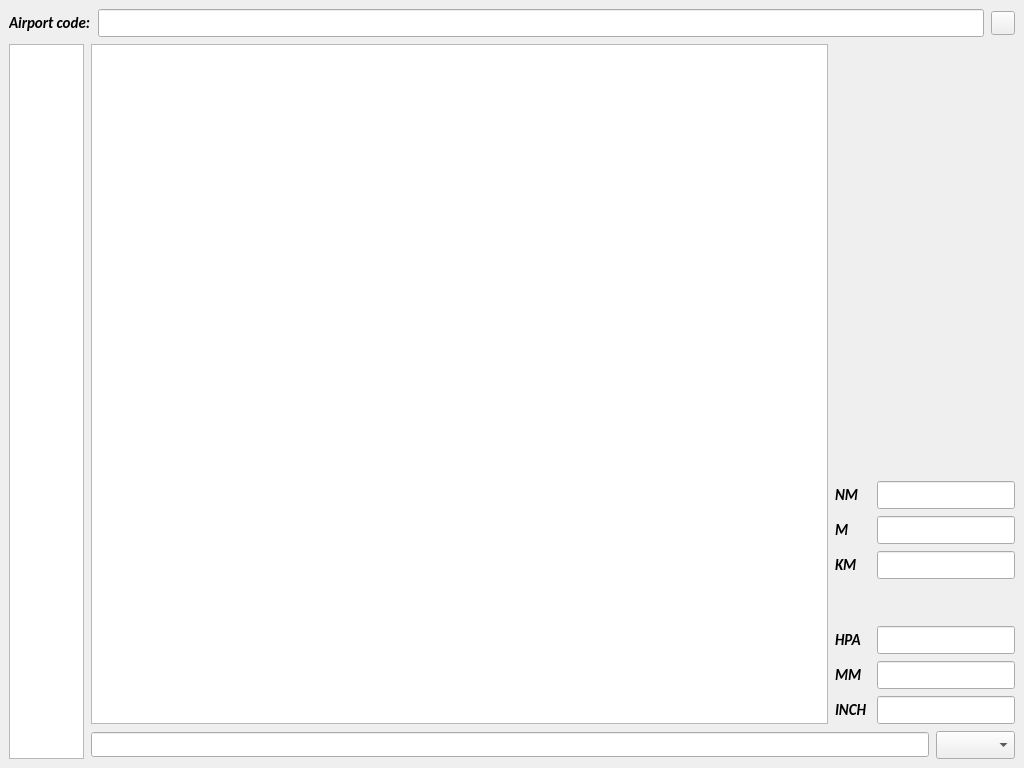
<?xml version="1.0" encoding="UTF-8"?>
<ui version="4.0">
 <class>MainWindow</class>
 <widget class="QMainWindow" name="MainWindow">
  <property name="geometry">
   <rect>
    <x>0</x>
    <y>0</y>
    <width>1024</width>
    <height>768</height>
   </rect>
  </property>
  <property name="minimumSize">
   <size>
    <width>0</width>
    <height>0</height>
   </size>
  </property>
  <property name="font">
   <font>
    <family>Calibri</family>
    <pointsize>11</pointsize>
    <italic>true</italic>
    <bold>true</bold>
   </font>
  </property>
  <property name="windowTitle">
   <string>Metar Decoder</string>
  </property>
  <widget class="QWidget" name="centralwidget">
   <layout class="QVBoxLayout" name="verticalLayout">
    <property name="spacing">
     <number>7</number>
    </property>
    <item>
     <layout class="QHBoxLayout" name="horizontalLayout">
      <item>
       <widget class="QLabel" name="lblAirportCode">
        <property name="text">
         <string>Airport code:</string>
        </property>
       </widget>
      </item>
      <item>
       <widget class="QLineEdit" name="edtAirportCode"/>
      </item>
      <item>
       <widget class="QPushButton" name="btnAddToQuickbar">
        <property name="minimumSize">
         <size>
          <width>24</width>
          <height>24</height>
         </size>
        </property>
        <property name="maximumSize">
         <size>
          <width>24</width>
          <height>24</height>
         </size>
        </property>
        <property name="text">
         <string/>
        </property>
       </widget>
      </item>
     </layout>
    </item>
    <item>
     <layout class="QHBoxLayout" name="horizontalLayout_6" stretch="0,1">
      <item>
       <layout class="QVBoxLayout" name="verticalLayout_5">
        <item>
         <widget class="QListWidget" name="lstQuickbar">
          <property name="maximumSize">
           <size>
            <width>75</width>
            <height>16777215</height>
           </size>
          </property>
         </widget>
        </item>
       </layout>
      </item>
      <item>
       <layout class="QVBoxLayout" name="verticalLayout_4">
        <item>
         <layout class="QHBoxLayout" name="horizontalLayout_5" stretch="1,0">
          <item>
           <widget class="QTableWidget" name="tblResult">
            <property name="editTriggers">
             <set>QAbstractItemView::NoEditTriggers</set>
            </property>
            <property name="selectionMode">
             <enum>QAbstractItemView::NoSelection</enum>
            </property>
            <property name="textElideMode">
             <enum>Qt::ElideNone</enum>
            </property>
            <property name="verticalScrollMode">
             <enum>QAbstractItemView::ScrollPerPixel</enum>
            </property>
            <property name="horizontalScrollMode">
             <enum>QAbstractItemView::ScrollPerPixel</enum>
            </property>
            <property name="gridStyle">
             <enum>Qt::SolidLine</enum>
            </property>
            <attribute name="verticalHeaderVisible">
             <bool>false</bool>
            </attribute>
           </widget>
          </item>
          <item>
           <layout class="QVBoxLayout" name="verticalLayout_2">
            <item>
             <widget class="QLabel" name="lblArrow">
              <property name="minimumSize">
               <size>
                <width>180</width>
                <height>180</height>
               </size>
              </property>
              <property name="maximumSize">
               <size>
                <width>180</width>
                <height>180</height>
               </size>
              </property>
              <property name="text">
               <string/>
              </property>
             </widget>
            </item>
            <item>
             <spacer name="verticalSpacer_4">
              <property name="orientation">
               <enum>Qt::Vertical</enum>
              </property>
              <property name="sizeHint" stdset="0">
               <size>
                <width>20</width>
                <height>40</height>
               </size>
              </property>
             </spacer>
            </item>
            <item>
             <layout class="QHBoxLayout" name="horizontalLayout_14" stretch="1,4">
              <item>
               <widget class="QLabel" name="label_7">
                <property name="text">
                 <string>NM</string>
                </property>
               </widget>
              </item>
              <item>
               <widget class="QLineEdit" name="edtNM"/>
              </item>
             </layout>
            </item>
            <item>
             <layout class="QHBoxLayout" name="horizontalLayout_12" stretch="1,4">
              <item>
               <widget class="QLabel" name="label_5">
                <property name="text">
                 <string>M</string>
                </property>
               </widget>
              </item>
              <item>
               <widget class="QLineEdit" name="edtM"/>
              </item>
             </layout>
            </item>
            <item>
             <layout class="QHBoxLayout" name="horizontalLayout_13" stretch="1,4">
              <item>
               <widget class="QLabel" name="label_6">
                <property name="text">
                 <string>KM</string>
                </property>
               </widget>
              </item>
              <item>
               <widget class="QLineEdit" name="edtKM"/>
              </item>
             </layout>
            </item>
            <item>
             <spacer name="verticalSpacer">
              <property name="orientation">
               <enum>Qt::Vertical</enum>
              </property>
              <property name="sizeType">
               <enum>QSizePolicy::Minimum</enum>
              </property>
              <property name="sizeHint" stdset="0">
               <size>
                <width>20</width>
                <height>40</height>
               </size>
              </property>
             </spacer>
            </item>
            <item>
             <layout class="QHBoxLayout" name="horizontalLayout_4" stretch="1,4">
              <item>
               <widget class="QLabel" name="label_2">
                <property name="text">
                 <string>HPA</string>
                </property>
               </widget>
              </item>
              <item>
               <widget class="QLineEdit" name="edtHPA"/>
              </item>
             </layout>
            </item>
            <item>
             <layout class="QHBoxLayout" name="horizontalLayout_2" stretch="1,4">
              <item>
               <widget class="QLabel" name="label_3">
                <property name="text">
                 <string>MM</string>
                </property>
               </widget>
              </item>
              <item>
               <widget class="QLineEdit" name="edtMMRT"/>
              </item>
             </layout>
            </item>
            <item>
             <layout class="QHBoxLayout" name="horizontalLayout_3" stretch="1,4">
              <item>
               <widget class="QLabel" name="label_4">
                <property name="text">
                 <string>INCH</string>
                </property>
               </widget>
              </item>
              <item>
               <widget class="QLineEdit" name="edtENCHRT"/>
              </item>
             </layout>
            </item>
           </layout>
          </item>
         </layout>
        </item>
        <item>
         <layout class="QHBoxLayout" name="horizontalLayout_15">
          <item>
           <widget class="QLineEdit" name="edtMetarCode">
            <property name="font">
             <font>
              <family>Calibri</family>
              <pointsize>10</pointsize>
              <italic>true</italic>
              <bold>true</bold>
             </font>
            </property>
            <property name="readOnly">
             <bool>true</bool>
            </property>
           </widget>
          </item>
          <item>
           <widget class="QComboBox" name="cmbLanguage"/>
          </item>
         </layout>
        </item>
       </layout>
      </item>
     </layout>
    </item>
   </layout>
  </widget>
 </widget>
 <resources/>
 <connections/>
</ui>
